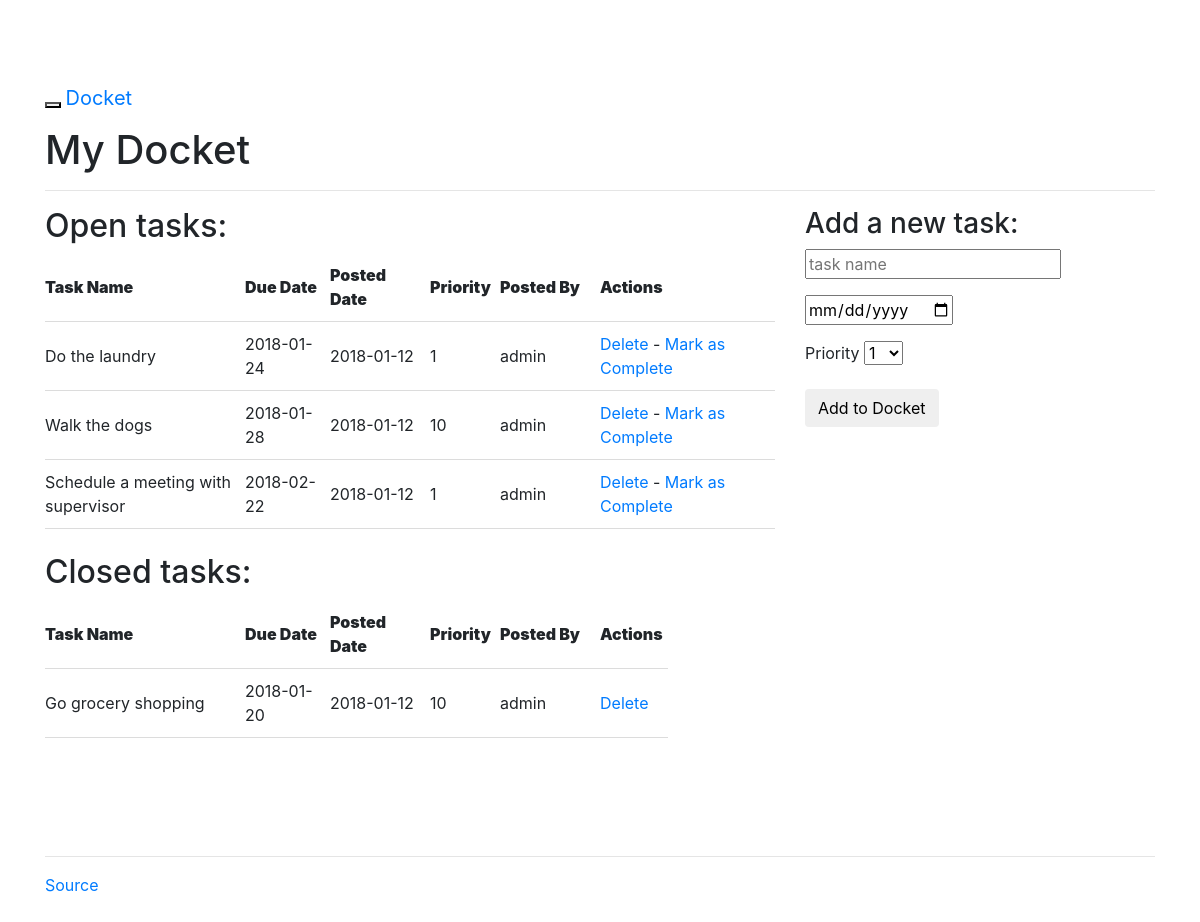
/tasks/ (signed in), run on an earlier commit of the app's database.
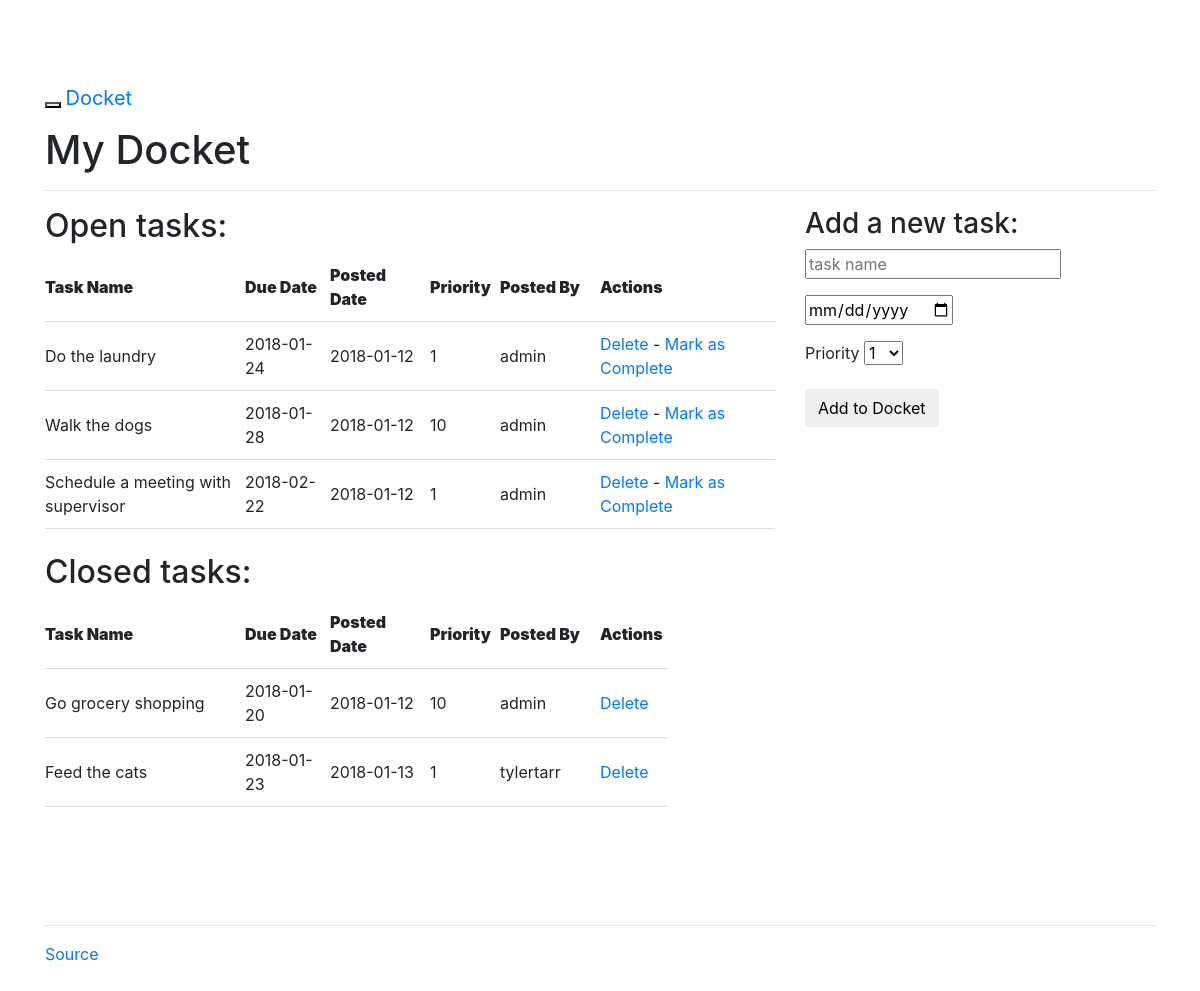
And on a later commit of the database.
### project/models.py (models this page shows, shortened)
class Task(db.Model):
    __tablename__ = "tasks"
    task_id = db.Column(db.Integer, primary_key=True)
    name = db.Column(db.String, nullable=False)
    due_date = db.Column(db.Date, nullable=False)
    priority = db.Column(db.Integer, nullable=False)
    status = db.Column(db.Integer)
    user_id = db.Column(db.Integer, db.ForeignKey('users.id'))
    posted_date = db.Column(db.Date, default=datetime.datetime.utcnow())

class User(db.Model):
    __tablename__ = "users"
    id = db.Column(db.Integer, primary_key=True)
    name = db.Column(db.String, unique=True, nullable=False)
    email = db.Column(db.String, unique=True, nullable=False)
    password = db.Column(db.String, nullable=False)
    tasks = db.relationship('Task', backref='poster')
    role = db.Column(db.String, default='user')

### project/tasks/views.py (the view)
@tasks_blueprint.route("/tasks/", methods = ['GET', 'POST'])
@login_required
def tasks():
    return render_template(
            'tasks.html',
            form=AddTaskForm(request.form),
            open_tasks=open_tasks(),
            closed_tasks=closed_tasks(),
            username=session['name']
            )

### project/tasks/forms.py
class AddTaskForm(Form):
    task_id = IntegerField()
    name = StringField('Task Name', validators=[DataRequired()])
    due_date = DateField('Due Date (mm/dd/yyyy)', \
            validators=[DataRequired()], format='%m/%d/%Y')
    priority = SelectField(
            'Priority',
            validators=[DataRequired()],
            choices=[('1', '1'), ('2', '2'), ('3', '3'),
                ('4', '4'), ('5', '5'), ('6', '6'), ('7', '7'),
                ('8', '8'), ('9', '9'), ('10', '10')
            ]
    )
    status = IntegerField('Status')

### project/tasks/views.py (called while the page is built)
def login_required(test):
    @wraps(test)
    def wrap(*args, **kwargs):
        if 'logged_in' in session:
            return test(*args, **kwargs)
        else:
            flash('You need to log in first.')
            return redirect(url_for('users.login'))
    return wrap

def open_tasks():
    return db.session.query(Task).filter_by(
            status='1').order_by(Task.due_date.asc())

def closed_tasks():
    return db.session.query(Task).filter_by(
            status='0').order_by(Task.due_date.asc())

### project/templates/tasks.html (shortened to what this page needs)
{% extends "_base.html" %}
{% block content %}
<h1>My Docket</h1>
<hr>
<div class="row">
  <div class="col-md-8">
    <div class="entries">
      <h2>Open tasks:</h2>
      <div class="datagrid">
        <table>
          <thead>
            <tr class="bordered">
              <th width="200px"><strong>Task Name</strong></th>
              <th width="85px"><strong>Due Date</strong></th>
              <th width="100px"><strong>Posted Date</strong></th>
              <th width="70px"><strong>Priority</strong></th>
              <th width="100px"><strong>Posted By</strong></th>
              <th><strong>Actions</strong></th>
            </tr>
          </thead>
          {% for task in open_tasks %}
            <tr class="bordered">
              <td width="200px">{{ task.name }}</td>
              <td width="85px">{{ task.due_date }}</td>
              <td width="100px">{{ task.posted_date }}</td>
              <td width="70px">{{ task.priority }}</td>
              <td width="100px">{{ task.poster.name }}</td>
              <td>
                {% if (task.poster.name == session.name or
                  session.role == 'admin') %}
                  <a href="{{ url_for('tasks.delete_entry', task_id = task.task_id) }}">Delete</a>  -
                  <a href="{{ url_for('tasks.complete', task_id = task.task_id) }}">Mark as Complete</a>
                {% else %}
                  <span>N/A</span>
                {% endif %}
              </td>
            </tr>
          {% endfor %}
        </table>
      </div>
    </div>
    <br>
    <div class="entries">
      <h2>Closed tasks:</h2>
      <div class="datagrid">
        <table>
          <thead>
            <tr class="bordered">
              <th width="200px"><strong>Task Name</strong></th>
              <th width="85px"><strong>Due Date</strong></th>
              <th width="100px"><strong>Posted Date</strong></th>
              <th width="70px"><strong>Priority</strong></th>
              <th width="100px"><strong>Posted By</strong></th>
              <th><strong>Actions</strong></th>
            </tr>
          </thead>
          {% for task in closed_tasks %}
            <tr class="bordered">
              <td width="200px">{{ task.name }}</td>
              <td width="85px">{{ task.due_date }}</td>
              <td width="100px">{{ task.posted_date }}</td>
              <td width="70px">{{ task.priority }}</td>
              <td width="100px">{{ task.poster.name }}</td>
              <td>
                 <a href="{{ url_for('tasks.delete_entry', task_id = task.task_id) }}">Delete</a>
              </td>
            </tr>
          {% endfor %}
        </table>
      </div>
    </div>
  </div>
  <div class="col-md-4">
    <div class="add-task">
      <h3>Add a new task:</h3>
        <form action="{{ url_for('tasks.new_task') }}" method="post">
          <div class="form-group">
            {{ form.name(placeholder="task name") }}
          </div>
          <div class="form-group">
            {{ form.due_date(placeholder="due date (mm/dd/yyyy)") }}
          </div>
          <div class="form-group">
            {{ form.priority.label }}
            {{ form.priority }}
          </div>
          <div class="form-group"><input class="btn btn-default" type="submit" value="Add to Docket"></div>
        </form>
    </div>
  </div>
</div>
{% endblock %}

### project/templates/_base.html (shortened to what this page needs)
<!DOCTYPE html>
<html lang="en">
  <head>
    <link href="//maxcdn.bootstrapcdn.com/bootswatch/3.3.4/yeti/bootstrap.min.css" rel="stylesheet">
    <link href="{{ url_for('static', filename='css/main.css') }}" rel="stylesheet">
  </head>
  <body>
    <div class="navbar navbar-inverse navbar-fixed-top" role="navigation">
      <div class="container">
        <div class="navbar-header">
          <button type="button" class="navbar-toggle" data-toggle="collapse" data-target=".navbar-collapse">
          </button>
          {% if session.logged_in %}
            <a class="navbar-brand" href="/tasks">Docket</a>
          {% else %}
            <a class="navbar-brand" href="/">Docket</a>
          {% endif %}
        </div>
      </div>
    </div>
    <div class="container">
      <div class="content">
        {% block content %}
        {% endblock %}
      <br>
      <br>
      <br>
      </div>
      <div class="footer">
        <hr>
        <a href="https://www.github.com/tylerhuntington222/Docket-app/">Source</a></p>
      </div>
    </div>
  </body>
</html>

### project/static/css/main.css (style rules this page uses)
body { padding: 70px 0; background: #ffffff; }
tr.bordered { border-bottom: 1px solid #DCDCDC; }
th, td { padding: 10px 5px 10px 0; }
.footer { padding-top: 30px; }

What changed in the data, as far as the page shows it:
added Task: name "Feed the cats", due_date "2018-01-23", posted_date "2018-01-13", priority "1", poster.name "tylertarr", shown under "Closed tasks:"
